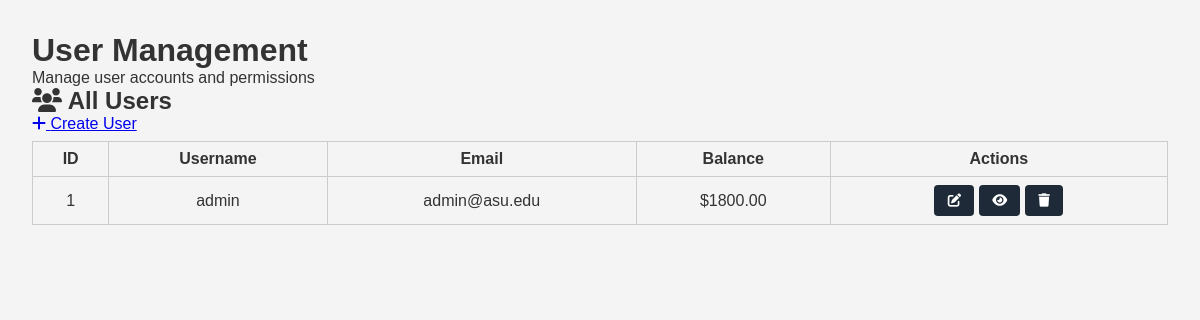
/admin/users (signed in), run on an earlier commit of the app's database.
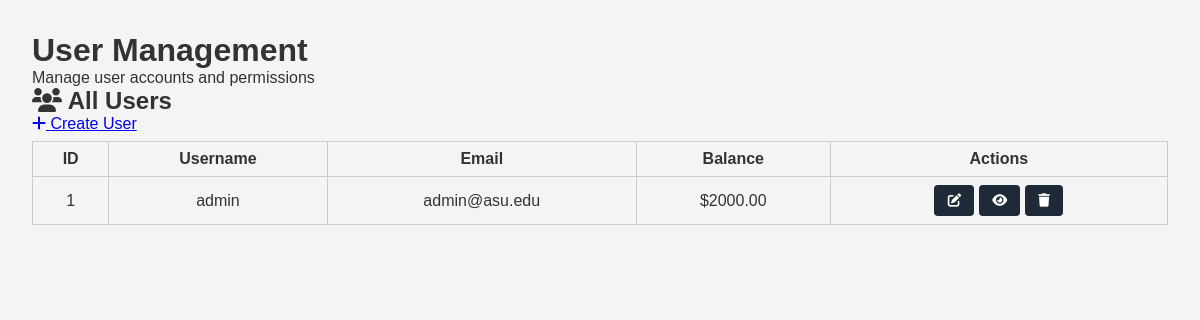
And on a later commit of the database.
### tables this page shows
CREATE TABLE users (
    user_id INTEGER PRIMARY KEY AUTOINCREMENT,
    username TEXT NOT NULL UNIQUE,
    email TEXT NOT NULL UNIQUE,
    balance REAL DEFAULT 0.0,
    password_hash TEXT NOT NULL,
    is_admin INTEGER DEFAULT 0
);

### app.py (the view)
@app.route('/admin/users')
def admin_users():
    check = require_admin()
    if check:
        return check
    conn = get_db_connection()
    users = conn.execute('SELECT user_id, username, email, balance FROM users').fetchall()
    conn.close()
    return render_template('admin_users.html', users=users)

### app.py (called while the page is built)
def get_db_connection():
    conn = sqlite3.connect(DB_NAME)
    conn.row_factory = sqlite3.Row
    return conn

def require_admin():
    if 'user_id' not in session:
        flash("You must be logged in.", "error")
        return redirect(url_for('login'))
    conn = get_db_connection()
    user = conn.execute(
        'SELECT is_admin FROM users WHERE user_id = ?',
        (session['user_id'],)
    ).fetchone()
    conn.close()
    if not user:
        flash("User not found.", "error")
        return redirect(url_for('login'))
    is_admin = user['is_admin'] if 'is_admin' in user.keys() else 0
    if int(is_admin) != 1:
        flash("Administrator access required.", "error")
        if 'user_id' in session:
            return redirect(url_for('dashboard', user_id=session.get('user_id')))
        return redirect(url_for('login'))
    return None

### templates/admin_users.html (shortened to what this page needs)
<!DOCTYPE html>
<html lang="en">
<head>
  <link rel="stylesheet" href="{{ url_for('static', filename='styles.css') }}">
  <link href="https://cdnjs.cloudflare.com/ajax/libs/font-awesome/6.0.0/css/all.min.css" rel="stylesheet">
</head>
<body>
  <main class="dashboard-container">
    <div class="welcome-section">
      <h1>User Management</h1>
      <p>Manage user accounts and permissions</p>
    </div>
    <div class="content-grid">
      <div class="card">
        <div class="card-header">
          <h2><i class="fas fa-users"></i> All Users</h2>
          <div class="card-actions">
            <a href="{{ url_for('admin_user_create') }}" class="btn btn-primary">
              <i class="fas fa-plus"></i> Create User
            </a>
          </div>
        </div>
        <div class="card-content">
          {% if users %}
            <div class="users-table">
              <table>
                <thead>
                  <tr>
                    <th>ID</th>
                    <th>Username</th>
                    <th>Email</th>
                    <th>Balance</th>
                    <th>Actions</th>
                  </tr>
                </thead>
                <tbody>
                  {% for user in users %}
                    <tr>
                      <td>{{ user.user_id }}</td>
                      <td class="username-cell">{{ user.username }}</td>
                      <td>{{ user.email }}</td>
                      <td class="balance-cell">${{ "%.2f"|format(user.balance) }}</td>
                      <td class="actions-cell">
                        <button class="btn-icon" title="Edit User">
                          <i class="fas fa-edit"></i>
                        </button>
                        <button class="btn-icon" title="View Details">
                          <i class="fas fa-eye"></i>
                        </button>
                        <button class="btn-icon" title="Delete User">
                          <i class="fas fa-trash"></i>
                        </button>
                      </td>
                    </tr>
                  {% endfor %}
                </tbody>
              </table>
            </div>
          {% endif %}
        </div>
      </div>
    </div>
  </main>
</body>
</html>

### static/styles.css (style rules this page uses)
* { margin: 0; padding: 0; box-sizing: border-box; font-family: Arial, sans-serif; }
body { background-color: #f4f4f4; color: #333; }
main { padding: 2em; }
button { padding: 0.6em 1em; border: none; background: #1e2a38; color: #fff; border-radius: 4px; cursor: pointer; }
table { width: 100%; border-collapse: collapse; margin-top: 0.5em; }
table, th, td { border: 1px solid #ccc; text-align: center; padding: 0.5em; }
* { margin:0;padding:0;box-sizing:border-box;font-family:Arial, sans-serif }
body { background:#f4f4f4;color:#333 }
main { padding:2em }

What changed in the data, as far as the page shows it:
changed users "admin": balance "1800.00" → "2000.00"
